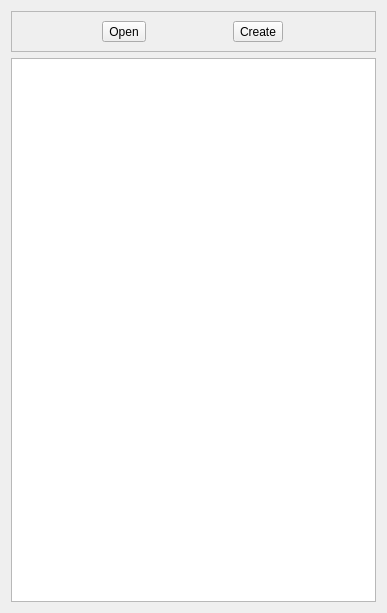
<?xml version="1.0" encoding="UTF-8"?>
<ui version="4.0">
 <class>PasswordSafeSelectionWidget</class>
 <widget class="QWidget" name="PasswordSafeSelectionWidget">
  <property name="geometry">
   <rect>
    <x>0</x>
    <y>0</y>
    <width>387</width>
    <height>613</height>
   </rect>
  </property>
  <property name="windowTitle">
   <string>PasswordSafeSelectionWidget</string>
  </property>
  <layout class="QVBoxLayout" name="verticalLayout">
   <item>
    <widget class="QFrame" name="buttonFrame">
     <property name="frameShape">
      <enum>QFrame::StyledPanel</enum>
     </property>
     <property name="frameShadow">
      <enum>QFrame::Raised</enum>
     </property>
     <layout class="QHBoxLayout" name="horizontalLayout">
      <item>
       <widget class="QToolButton" name="openButton">
        <property name="text">
         <string>Open</string>
        </property>
       </widget>
      </item>
      <item>
       <widget class="QToolButton" name="createButton">
        <property name="text">
         <string>Create</string>
        </property>
       </widget>
      </item>
     </layout>
    </widget>
   </item>
   <item>
    <widget class="QListWidget" name="passwordSafeList"/>
   </item>
  </layout>
 </widget>
 <resources/>
 <connections/>
</ui>
